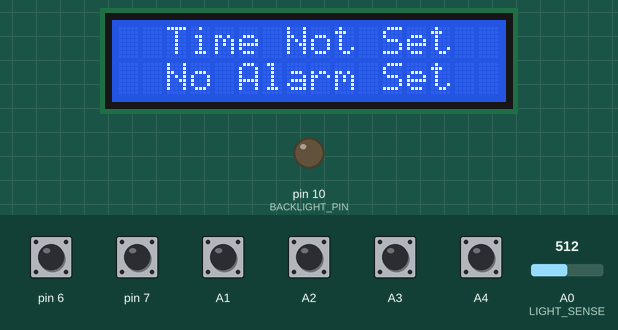
The sketch below on a simulated Arduino Uno, built with avr-gcc and run on an emulated ATmega328P. Shown: 16×2 character LCD, output pins drawn as LEDs (lit = HIGH). The test bench sets the inputs (shaded band); at power-on: A1–4, pin 6, pin 7 HIGH, A0 (LIGHT_SENSE) = 512.

Above: at 1.2 s.
1.3 s: pin 6 pulled LOW for 0.15 s
At 1.8 s:
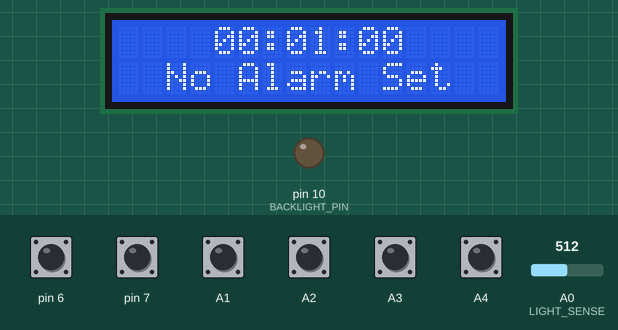
4.4 s: A3 pulled LOW for 0.15 s
At 5.4 s:
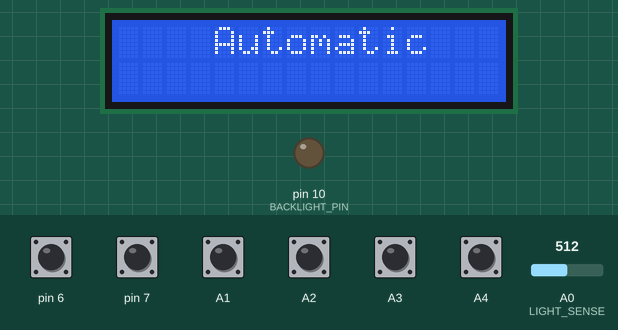
6.0 s: pin 7 pulled LOW for 0.15 s
At 6.5 s:
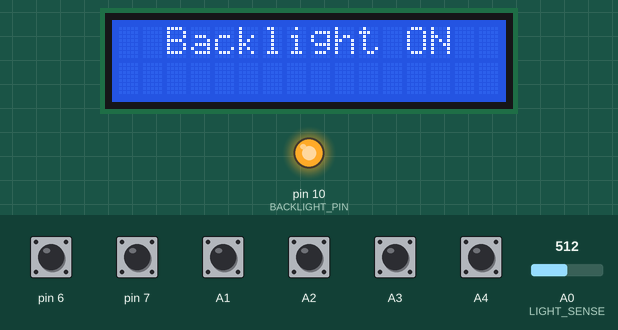
7.6 s: pin 7 pulled LOW for 1 s
At 8.9 s:
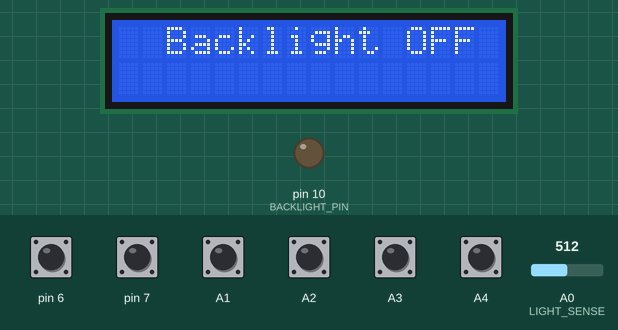
10.1 s: A3 pulled LOW for 1 s
At 11.3 s:
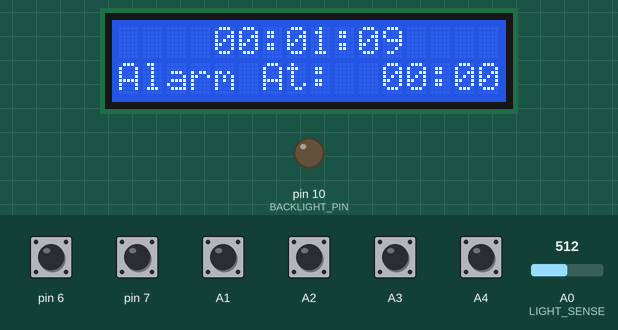
14.1 s: A4 pulled LOW for 0.15 s
At 15.3 s:
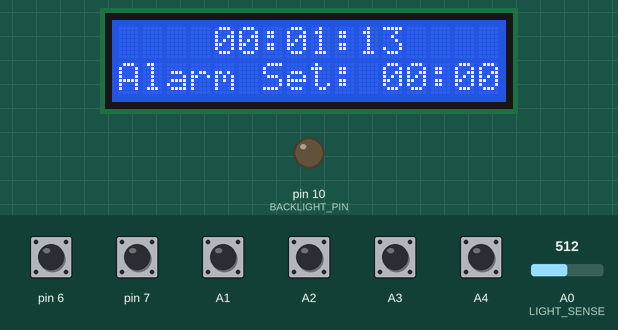
Timing chart, 0 to 17.1 s (numbered marks = the images above; inputs shaded):
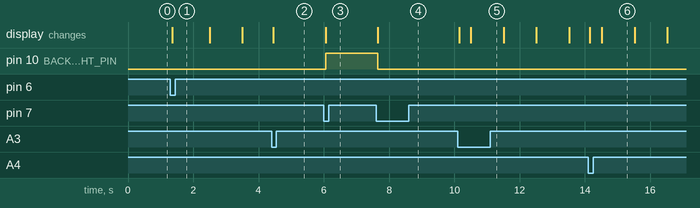

The sketch:

AlarmCode.ino
```cpp
/**
 * @file AlarmCode.ino
 * @author Ben Kellman - V00898289
 * @brief ECE299 Alarm Clock project, runs on an Arduino UNO R3.
 * @version 0.1
 * @date 2020-07-16
 *
 */

#include <LiquidCrystal.h>

/**
 * @brief Used for enabling debug printing, breaks simulator
 *
 */
// #define DEBUG

#define MILLIS_PER_SECOND 1000

#define SLOW_INC_DELAY 200
#define FAST_INC_DELAY 250
#define SLOW_TO_FAST_INC_TIME SLOW_INC_DELAY - SLOW_INC_DELAY/2

#define SNOOZE_TIME 2*60

#define B_TIME_INC    6
#define B_TIME_DEC    7
#define B_SNOOZE      A2
#define B_CANCEL      A1
#define B_BACKLIGHT   A3
#define B_ALARM_SET   A4

#define BACKLIGHT_PIN 10
#define LIGHT_SENSE   A0
#define BUZZER        9

/* Tinkercad doesn't support nullptr (but latest arduino ide does), hacky way to
allow it to run on tinkercad*/
#define nullptr NULL
#define ALARM_ENABLED_MSG  "Alarm Enabled   "
#define ALARM_DISABLED_MSG "Alarm Disabled  "

/**
 * @brief A struct to hold the current state of a button (used to form a linked
 * list of all buttons used in the UI)
 *
 */
struct Button
{
    Button *next;
    bool last_state;
    bool true_state;
    bool been_pressed;
    bool been_released;
    unsigned long last_changed;
    unsigned char pin_id;
};

/**
 * @brief A static only class used to mange regestering and de-bouncing button
 * presses
 *
 * @details Registers Press and Release events, one press event occurs when a
 * button is initally pressed and one release event occurs when it is released.
 * These events can be accessed by the check_for_press and check_for_release
 * fuctions. Checking an event will clear it by default.
 */
class UI
{
public:
    /**
     * @brief How long the button must go without it's state chaing for a state
     * change to be registered (in ms). Will configure it as input pullup.
     *
     */
    static const unsigned long debounce_delay = 50;

    /**
     * @brief Adds a button to the UI
     *
     * @param pin_id The pin that the button is connected to (0, 2, 13, A0,
     * ect.)
     */
    void static add_button(unsigned int pin_id);

    /**
     * @brief Updates the buttons. MUST be called regularly (Once per loop).
     *
     */
    void static poll_buttons();

    /**
     * @brief Will reset the pressed/released states for all buttons (set to
     * false)
     *
     * @details Should be used if an button is not being used in a state, since
     * if it is pressed in that state the press/release flags will still be set.
     * This could cause unexpected behaviour when entering a new state. i.e.
     * button press from a long time ago could suddenly register.
     */
    void static clear_flags();

    /**
     * @brief Checks if the button associated with pin_id has been pressed
     *
     * @param pin_id The pin number the button is connected to
     * @param clear Clear on read (true by default), will not reset the state on
     * calling the function if set to false.
     * @return true The button has been pressed (since last call)
     * @return false The button has not been pressed (since last call)
     */
    bool static check_for_press(unsigned int pin_id, bool clear=true);

    /**
     * @brief Checks if the button associated with pin_id has been released
     *
     * @param pin_id The pin number the button is connected to
     * @param clear clear Clear on read (true by default), will not reset the
     * state on calling the function if set to false.
     * @return true The button has been released (since last call)
     * @return false The button has not been released (since last call)
     */
    bool static check_for_release(unsigned int pin_id, bool clear=true);

private:
    static Button *head;

    static Button* last_node();

    void static update_button(Button *);
};

Button* UI::head = nullptr;

/**
 * @brief Used to store and increment a time in 24h format
 *
 */
struct Time
{
    int hours;
    int minutes;
    int seconds ;

    /**
     * @brief Used to increment the time by delta_seconds seconds
     *
     * @param delta_seconds Number of seconds to increment by
     */
    void increment(int delta_seconds){
        seconds += delta_seconds;
        if (seconds >= 0)
        {
            minutes += (seconds/60);
            hours   += (minutes/60);

            seconds  %= 60;
            minutes  %= 60;
            hours    %= 24;
        }
        else
        {
            while(seconds<0)
            {
                seconds += 60;
                minutes -= 1;
            }

            while (minutes < 0)
            {
                minutes += 60;
                hours -= 1;
            }

            while (hours < 0)
            {
                hours +=24;
            }
        }
    }
};


LiquidCrystal lcd(12, 11, 5, 4, 3, 2);
bool ClockRunning = false;
bool AlarmActive = false;

/**
 * @brief Stores values used for digitalWrite when setting backlight brightness
 *
 */
enum BacklightMode_t{
    OFF = 0,
    ON,
    AUTO
};

/**
 * @brief The internal States used for the alarm, see the main loop form more
 * details
 *
 */
enum States{
    TIME_UNSET,
    ALARM_TIME_SET,
    ALARM_SET,
    CLOCK,
    ALARM_TRIGGERED,
    SNOOZEING,
    SLOW_CHANGE,
    FAST_CHANGE,
    TIME_CHANGE,
    BACKLIGHT_MODE,
    BACKLIGHT_THRES_ADJ
};

/**
 * @brief The current state of the alarm clock
 *
 */
States CurrentState = TIME_UNSET;

BacklightMode_t BacklightMode = AUTO;

unsigned int BacklightThreshold = 512;

/**
 * @brief Used by some states to measrue elapsed time inside state
 *
 */
unsigned long StateChangeTime;

/**
 * @brief Used by the TIME_CHANGE state to increment the current time
 * periodically (press and hold)
 *
 */
unsigned long LastIncTime;

/**
 * @brief Used to store the sign for TIME_CHANGE logic (incrementing or
 * decrementing current time)
 *
 */
char time_inc_sign;

/**
 * @brief Used so TIME_CHANGE can know if it is setting an alarm time or the
 * clock time
 *
 */
bool SettingAlarmTime = false;

bool ShowTime = true;

bool AlarmTriggered = false;

/**
 * @brief Used to update the current time (based on millis() so it will not be
 * very accurate, could dedicate a timer to this task if desired)
 *
 */
void updateTime();

/**
 * @brief Used to dispaly a time on the LCD
 *
 * @param time A pointer to a Time struct (must be cast to a void*, since
 * tinkercad doesn't seem to allow function parameters that are structs or
 * classes....)
 * @param alarm_time If this is the alarm time or current time (alarm time will
 * be displayed on second row with text to indicate that an alarm is set for
 * this time)
 */
void displayTime(void* time, bool alarm_time=false);

/**
 * @brief The Current clock time
 *
 */
Time CurrentTime;

/**
 * @brief The time the alarm is set for
 *
 */
Time AlarmTime;

/**
 * @brief A pointer passed to the TIME_CHANGE state to simplify the logic of
 * setting both the alarm and clock time
 *
 */
Time* TimeSetTime;

void setup()
{
    /*Print debug messages over serial if #define DEBUG is present*/
    #ifdef DEBUG
        Serial.begin(9600);
        Serial.println("Starting with debugging prints enabled");
    #endif
    /* Initialize LCD */
    lcd.begin(16, 2);

    /* Initialize all used pins */
    pinMode(BACKLIGHT_PIN, OUTPUT);
    pinMode(LIGHT_SENSE  , INPUT);
    pinMode(BUZZER       , OUTPUT);

    digitalWrite(BACKLIGHT_PIN, LOW);
    lcd.setCursor(0, 0);
    lcd.print("  Time Not Set  ");
    lcd.setCursor(0, 1);
    lcd.print("  No Alarm Set  ");

    UI::add_button(B_TIME_INC );
    UI::add_button(B_TIME_DEC );
    UI::add_button(B_SNOOZE   );
    UI::add_button(B_CANCEL   );
    UI::add_button(B_BACKLIGHT);
    UI::add_button(B_ALARM_SET);
}

void loop()
{
    bool t_inc;
    bool t_dec;
    /**
     * @brief The FSM Logic
     *
     */
    switch (CurrentState)
    { // TODO: Add alarm triggered, snooze, and adjust backlight states
        /**
         * @brief The state the alarm enters after a reset
         *
         * @details Exits state to CLOCK when the TIME_INC or TIME_DEC buttons
         * are pressed, never reenters
         */
    case TIME_UNSET:

        if (UI::check_for_press(B_TIME_INC, false) ||
            UI::check_for_press(B_TIME_DEC, false))
        {
            TimeSetTime  = &CurrentTime;
            CurrentState = CLOCK;

            CurrentTime.hours   = 0;
            CurrentTime.minutes = 0;
            CurrentTime.seconds = 0;
        }

        break;

    /**
     * @brief Main state, displays time and alarm info while keeping time
     *
     * @details Exits to appropriate state when any UI button is pressed
     */
    case CLOCK:
        noTone(BUZZER);
        t_inc = UI::check_for_press(B_TIME_INC);
        t_dec = UI::check_for_press(B_TIME_DEC);

        if (t_inc || t_dec)
        {
            ClockRunning = false;
            SettingAlarmTime = false;
            TimeSetTime  = &CurrentTime;
            StateChangeTime = millis();
            LastIncTime = 0;
            TimeSetTime->seconds = 0;

            if (t_inc)
            {
                time_inc_sign = 1;
            }

            else
            {
                time_inc_sign = -1;
            }

            CurrentState = SLOW_CHANGE;
        }

        else if (CurrentTime.minutes == AlarmTime.minutes &&
            CurrentTime.hours == AlarmTime.hours && AlarmActive)
        {
            if (!AlarmTriggered)
            {
                CurrentState = ALARM_TRIGGERED;
                AlarmTriggered = true;
                tone(BUZZER, 3000);
                UI::clear_flags();
            }
        }

        else if(UI::check_for_press(B_ALARM_SET)){
            UI::clear_flags();
            TimeSetTime  = &AlarmTime;
            CurrentState = ALARM_TIME_SET;
            lcd.setCursor(0, 1);
            lcd.print("Alarm Set: ");
            displayTime((void*)&AlarmTime, true);
        }

        else if (UI::check_for_press(B_BACKLIGHT))
        {
            CurrentState = BACKLIGHT_MODE;
            lcd.clear();
            diplay_backlight_mode();
            ShowTime = false;
        }

        else if (CurrentTime.minutes == AlarmTime.minutes && CurrentTime.hours == AlarmTime.hours && AlarmActive)
        {
            if (!AlarmTriggered)
            {
                CurrentState = ALARM_TRIGGERED;
                AlarmTriggered = true;
                tone(BUZZER, 1000);
                UI::clear_flags();
            }
        }

        else
        {
            AlarmTriggered = false;
        }


        //TODO: Add Backlight input check and check for alarm being triggered
        //(probably only need to check in CLOCK)
        break;

    /**
     * @brief Used to set the time of the alarm
     *
     * @details Will go into TIME_CHANGE if the T+ or T- buttons are pressed.
     * Pressing the Alarm set button again will exit to the ALARM_SET state. No
     * other buttons have any effect.
     */
    case ALARM_TIME_SET:
        t_inc = UI::check_for_press(B_TIME_INC);
        t_dec = UI::check_for_press(B_TIME_DEC);

        if (t_inc || t_dec)
        {
            StateChangeTime = millis();
            LastIncTime = 0;
            TimeSetTime->seconds = 0;
            SettingAlarmTime = true;

            if (t_inc)
            {
                time_inc_sign = 1;
            }

            else
            {
                time_inc_sign = -1;
            }

            CurrentState = SLOW_CHANGE;
        }

        if (UI::check_for_press(B_ALARM_SET))
        {
            CurrentState = ALARM_SET;
            AlarmActive = true;
            lcd.setCursor(0, 1);
            lcd.print(ALARM_ENABLED_MSG);
        }

        break;

    /**
     * @brief Used to disable or enable the alarm
     *
     * @details Will toggle alarm status on pressing T+ or T- buttons. Exits to
     * CLOCK on pressing Alarm set again.
     */
    case ALARM_SET:
        if (UI::check_for_press(B_TIME_DEC) || UI::check_for_press(B_TIME_INC))
        {
            AlarmActive = !AlarmActive;
            lcd.setCursor(0, 1);

            if (AlarmActive)
            {
                lcd.print(ALARM_ENABLED_MSG);
            }
            else
            {
                lcd.print(ALARM_DISABLED_MSG);
            }
        }

        if (UI::check_for_press(B_ALARM_SET))
        {
            CurrentState = CLOCK;
            UI::clear_flags();
            if (AlarmActive)
            {
                lcd.setCursor(0, 1);
                lcd.print("Alarm At:  ");
                displayTime((void*) TimeSetTime, true);
            }
            else
            {
                lcd.setCursor(0, 1);
                lcd.print("  No Alarm Set  ");
            }

        }

        break;

    /**
     * @brief Used for incrementing the current time or alarm time by 1 minute
     *
     */
    case SLOW_CHANGE:
        if (UI::check_for_release(B_TIME_DEC) ||
            UI::check_for_release(B_TIME_INC))
        {
            ClockRunning = true;
            UI::clear_flags();
            if(SettingAlarmTime)
            {
                CurrentState = ALARM_TIME_SET;
            }
            else
            {
                CurrentState = CLOCK;
            }
        }
        else
        {
            if ((millis()-StateChangeTime) >=
                SLOW_TO_FAST_INC_TIME && TimeSetTime->minutes%10 == 0)
            {
                CurrentState = FAST_CHANGE;
                #ifdef DEBUG
                    Serial.println(millis()-StateChangeTime);
                #endif
            }
            else if (millis()-LastIncTime >= SLOW_INC_DELAY)
            {
                LastIncTime = millis();
                TimeSetTime->increment(time_inc_sign*60);
                displayTime((void*)TimeSetTime, SettingAlarmTime);
            }
        }
        break;

    /**
     * @brief Used to change the alarm or current time by 10 minutes
     *
     */
    case FAST_CHANGE:
        if (millis()-LastIncTime >= FAST_INC_DELAY)
        {
            LastIncTime = millis();
            TimeSetTime->increment(time_inc_sign*600);
            displayTime((void*)TimeSetTime, SettingAlarmTime);
        }
        if (UI::check_for_release(B_TIME_DEC, false) ||
            UI::check_for_release(B_TIME_INC, false))
        {
            CurrentState = SLOW_CHANGE;
        }
        break;

    /**
     * @brief Used to change the backlight between on, off and auto modes
     *
     */
    case BACKLIGHT_MODE:
        t_inc = UI::check_for_press(B_TIME_INC);
        t_dec = UI::check_for_press(B_TIME_DEC);
        if (t_inc || t_dec)
        {
            if (t_inc)
            {
                BacklightMode =
                    (BacklightMode_t)((unsigned int)BacklightMode + 1);
                if ((unsigned int)BacklightMode > AUTO)
                {
                    BacklightMode = OFF;
                }
            }
            else
            {
                BacklightMode =
                    (BacklightMode_t)((unsigned int)BacklightMode - 1);
                if ((unsigned int)BacklightMode > AUTO)
                {
                    BacklightMode = AUTO;
                }
            }
            diplay_backlight_mode();
        }

        if (UI::check_for_press(B_BACKLIGHT))
        {
            CurrentState = CLOCK;
            UI::clear_flags();
            lcd.setCursor(0, 1);
            lcd.print("Alarm At:  ");
            displayTime((void*)&CurrentTime);
            displayTime((void*)&AlarmTime, true);
            ShowTime=true;
        }
        break;

    /**
     * @brief Alarm active state
     *
     */
    case ALARM_TRIGGERED:
        if (UI::check_for_press(B_SNOOZE))
        {
            CurrentState = SNOOZEING;
            StateChangeTime = millis();
            noTone(BUZZER);
            lcd.clear();
            displayTime((void*)&CurrentTime);
            lcd.setCursor(0, 1);
            lcd.print("    Snoozing    ");
        }
        else if (UI::check_for_press(B_CANCEL))
        {
            CurrentState = CLOCK;
            noTone(BUZZER);
            UI::clear_flags();
            lcd.setCursor(0, 1);
            lcd.print("Alarm At:  ");
            displayTime((void*)&AlarmTime, true);
        }

        break;

    /**
     * @brief Alarm snoozing state
     *
     */
    case SNOOZEING:
        if (millis()-StateChangeTime > SNOOZE_TIME*MILLIS_PER_SECOND)
        {
            CurrentState = ALARM_TRIGGERED;
            tone(BUZZER, 3000);
            lcd.setCursor(0, 1);
            lcd.print("Alarm At:  ");
            displayTime((void*)&AlarmTime, true);
        }
        else if (UI::check_for_press(B_CANCEL))
        {
            CurrentState = CLOCK;
            UI::clear_flags();
            lcd.setCursor(0, 1);
            lcd.print("Alarm At:  ");
            displayTime((void*)&AlarmTime, true);
        }
        break;

    default:
        #ifdef DEBUG
            Serial.println("Error, undefined state reached");
        #endif
        break;
    }

    /*Update Logic*/

    switch (BacklightMode)
    /**
     * @brief Handles backlight logic
     *
     */
    {
    case AUTO:
        if (analogRead(LIGHT_SENSE) < BacklightThreshold)
        {
            digitalWrite(BACKLIGHT_PIN, HIGH);
        }
        else
        {
            digitalWrite(BACKLIGHT_PIN, LOW);
        }
        break;

    case ON:
        digitalWrite(BACKLIGHT_PIN, HIGH);
        break;

    case OFF:
        digitalWrite(BACKLIGHT_PIN, LOW);
        break;
    default:
        break;
    }

    UI::poll_buttons();
    updateTime();
}

void diplay_backlight_mode()
{
    lcd.setCursor(0, 0);
    switch (BacklightMode)
    {
    case ON:
        lcd.print("  Backlight ON  ");
        break;

    case OFF:
        lcd.print("  Backlight OFF ");
        break;

    case AUTO:
        lcd.print("    Automatic   ");
        break;
    default:
        break;
    }

}

void updateTime()
{
    /* Must be called every loop */
    static unsigned long last_update = 0;

    if (!ClockRunning)
    {
        last_update = millis();
    }
    else
    {
        unsigned int delta_time = millis()-last_update;
        if (delta_time >= MILLIS_PER_SECOND)
        {
            CurrentTime.increment(delta_time/MILLIS_PER_SECOND);
            if (ShowTime)
            {
                displayTime((void*)&CurrentTime);
            }

            last_update = millis();
        }
    }
}

void pad(String& str, int len, char c)
{
    while (str.length()<len)
    {
        str = String(c) + str;
    }
}

void displayTime(void* time_vp, bool alarm_time){
    Time* time = (Time*)time_vp;

    String hour_string    = String(time->hours);
    String minute_string  = String(time->minutes);
    String second_string  = String(time->seconds);
    String timeString;

    pad(hour_string   , 2, '0');
    pad(minute_string, 2, '0');
    pad(second_string , 2, '0');

    if(alarm_time)
    {
        lcd.setCursor(11, 1);
        timeString = hour_string + String(":") + minute_string;
    }
    else
    {
        lcd.setCursor(0, 0);
        timeString = String("    ") + hour_string + String(":") +
         minute_string + String(":") + second_string + String("    ");
    }

    lcd.print(timeString);
}

void UI::add_button(unsigned int pin_id)
{
    Button *new_button = (Button*)malloc(sizeof(Button));
    new_button->last_changed = 0;
    new_button->pin_id = pin_id;
    new_button->next = nullptr;
    new_button->last_state = true;
    new_button->true_state = true;
    pinMode(pin_id, INPUT_PULLUP);

    if(head == nullptr){
      head = new_button;
    }
    else{
      last_node()->next = new_button;
    }
}

void UI::poll_buttons()
{
    Button *button = head;
    while (button != nullptr)
    {
        update_button(button);
        button = button->next;
    }
}

void UI::clear_flags()
{
    Button *button = head;
    while (button != nullptr)
    {
        button->been_pressed  = false;
        button->been_released = false;
        button = button->next;
    }
}

bool UI::check_for_press(unsigned int pin_id, bool clear)
{
    Button *button = head;
    while (button != nullptr)
    {
        if (button->pin_id == pin_id)
        {
            bool value = button->been_pressed;
            if (clear)
            {
                button->been_pressed=false;
            }

            return value;
        }

        button = button->next;
    }
}

bool UI::check_for_release(unsigned int pin_id, bool clear)
{
    Button *button = head;
    while (button != nullptr)
    {
        if (button->pin_id == pin_id)
        {
            bool value = button->been_released;
            if (clear)
            {
                button->been_released = false;
            }

            return value;
        }

        button = button->next;
    }
}

Button* UI::last_node()
{
    Button *node = head;
    while (node->next != nullptr)
    {
        node = node->next;
    }
    return node;
}

void UI::update_button(Button *button)
{
    bool state = digitalRead(button->pin_id);

    if (state != button->last_state)
    {
        button->last_changed = millis();
        button->last_state = state;
    }

    if ((state != button->true_state) &&
        ((millis()-button->last_changed) > debounce_delay))
    {
        button->true_state = button->last_state;

        if (state == true)
        {
            button->been_released = true;
        }
        else
        {
            button->been_pressed = true;
        }
    }
}
```

Measured:
- after the input at 1.3 s, the display: changes after 0.05 s (image 1)
- after the input at 4.4 s, the display: changes after 0.06 s (image 2)
- after the input at 6.0 s, pin 10 (BACKLIGHT_PIN): LOW → HIGH after 0.05 s; the display: changes after 0.05 s (image 3)
- after the input at 7.6 s, pin 10 (BACKLIGHT_PIN): HIGH → LOW after 0.05 s; the display: changes after 0.05 s (image 4)
- after the input at 10.1 s, the display: first changes after 0.06 s (image 5 shows a later state)
- after the input at 14.1 s, the display: first changes after 0.05 s (image 6 shows a later state)
- what the display in image 6 shows lasts 1.0 s, from 14.5 s to 15.5 s
